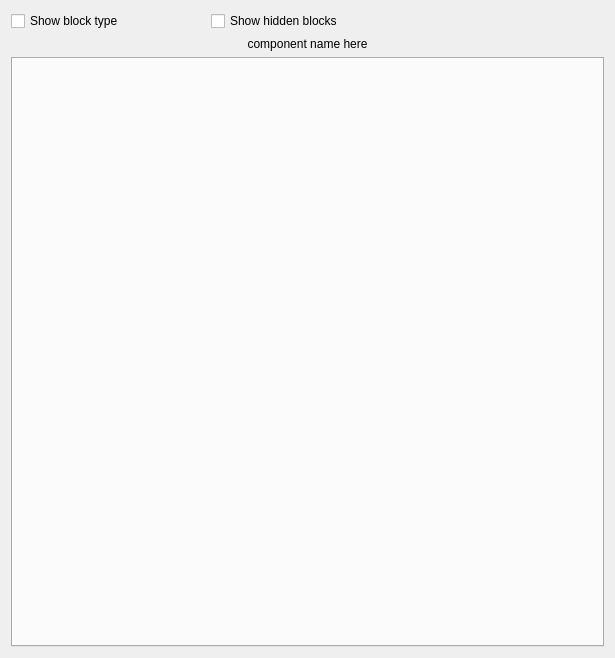
<ui version="4.0" >
 <class>CodeViewerDialogBase</class>
 <widget class="QWidget" name="CodeViewerDialogBase" >
  <property name="geometry" >
   <rect>
    <x>0</x>
    <y>0</y>
    <width>615</width>
    <height>658</height>
   </rect>
  </property>
  <layout class="QVBoxLayout" >
   <item>
    <layout class="QVBoxLayout" >
     <item>
      <layout class="QGridLayout" >
       <item row="0" column="1" >
        <widget class="QCheckBox" name="ui_showHiddenCodeCB" >
         <property name="text" >
          <string>Show hidden blocks</string>
         </property>
        </widget>
       </item>
       <item row="1" column="0" colspan="3" >
        <widget class="QLabel" name="ui_componentLabel" >
         <property name="sizePolicy" >
          <sizepolicy vsizetype="Fixed" hsizetype="Preferred" >
           <horstretch>0</horstretch>
           <verstretch>0</verstretch>
          </sizepolicy>
         </property>
         <property name="text" >
          <string>&lt;p align="center">component name here&lt;/p></string>
         </property>
         <property name="scaledContents" >
          <bool>true</bool>
         </property>
         <property name="wordWrap" >
          <bool>false</bool>
         </property>
        </widget>
       </item>
       <item row="0" column="0" >
        <widget class="QCheckBox" name="ui_highlightCheckBox" >
         <property name="text" >
          <string>Show block type</string>
         </property>
         <property name="checked" >
          <bool>false</bool>
         </property>
        </widget>
       </item>
      </layout>
     </item>
     <item>
      <widget class="QTabWidget" name="ui_tabWidget" />
     </item>
    </layout>
   </item>
  </layout>
 </widget>
 <customwidgets>
 </customwidgets>
 <resources/>
 <connections/>
</ui>
